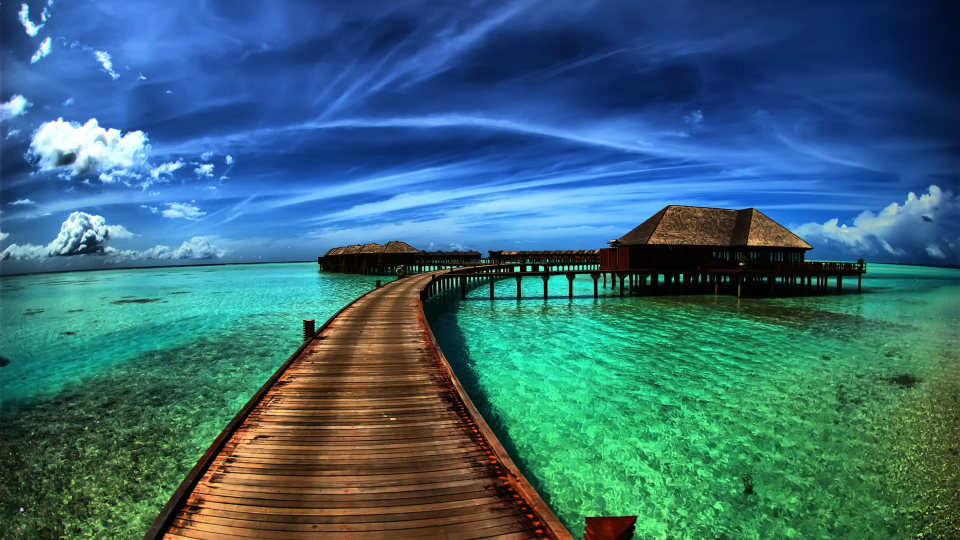
#> input picture im.jpg, 1920 x 1080 px, found by its file name (shown at 1/2 size)
$ python yuv_yuyv_bgr.py
#> lines starting #> are read from the running program, lines starting #| are printed output that depends on the picture; long printed decimals are rounded
import cv2
import numpy as np


def evaluate(real_image3c, dst_image):
    '''
    两个三通道图片作差，比较均值和标准差，评估相似性
    '''
    eval_ans = list()

    sub_ansAB = cv2.subtract(real_image3c, dst_image)
    sub_ansBA = cv2.subtract(dst_image, real_image3c)
    sub_ansTotal = cv2.add(sub_ansAB, sub_ansBA)
    mean, stddev = cv2.meanStdDev(sub_ansTotal)

    eval_ans += [x for x in mean[:, 0]]
    eval_ans += [0.0] # 为灰度图像留出空间
    eval_ans += [x for x in stddev[:, 0]]
    eval_ans += [0.0]

    sub_ansTotalGray = cv2.cvtColor(sub_ansTotal, cv2.COLOR_BGR2GRAY)
    mean, stddev = cv2.meanStdDev(sub_ansTotalGray)

    # 这个是根据图片通道数来的，和c++版本不太一样 没有多余的alpha通道
    eval_ans[3] = mean[0, 0]
    eval_ans[7] = stddev[0, 0]

    print('\nmean B G R Gray stdDev B G R Gray:\n', eval_ans[:4], '__', eval_ans[4:])

def evaluate1c(real_image, dst_image):
    '''
    两个单通道图片作差，比较均值和标准差，评估相似性
    '''
    eval_ans = list()

    sub_ansAB = cv2.subtract(real_image, dst_image)
    sub_ansBA = cv2.subtract(dst_image, real_image)
    sub_ansTotal = cv2.add(sub_ansAB, sub_ansBA)
    mean, stddev = cv2.meanStdDev(sub_ansTotal)

    # 这个是根据图片通道数来的，和c++版本不太一样 没有多余的alpha通道
    eval_ans.append(mean[0, 0])
    eval_ans.append(stddev[0, 0])

    # print('single channel image:', eval_ans)


if __name__ == "__main__":

    # Load sample image
    img_bgr = cv2.imread('./im.jpg')
#> img_bgr is the input picture: shape (1080, 1920, 3); mean B, G, R 118.3, 106, 56.9
    cv2.imshow("original", img_bgr)

    # Convert from BGR to YUV
    img_yuv = cv2.cvtColor(img_bgr, cv2.COLOR_BGR2YUV)
#> img_yuv: shape (1080, 1920, 3); mean of channels 0, 1, 2 92.7, 140.6, 96.6

    # Converting directly back from YUV to BGR results in an (almost) identical image
    img_bgr_fromyuv = cv2.cvtColor(img_yuv, cv2.COLOR_YUV2BGR)
    cv2.imshow("img_bgr_fromyuv", img_bgr_fromyuv)
    evaluate(img_bgr, img_bgr_fromyuv)
#> in evaluate, `sub_ansAB = cv2.subtract(real_image3c, dst_image)`:
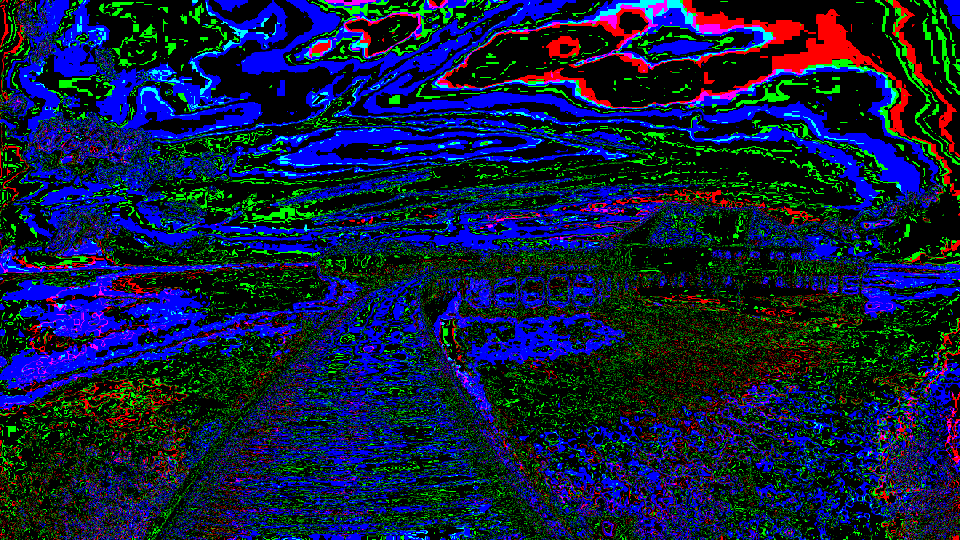
#> sub_ansAB: shape (1080, 1920, 3) (shown at 1/2 size); mean B, G, R 0.248, 0.112, 0.0547; drawn with 1 as white
#> in evaluate, `mean, stddev = cv2.meanStdDev(sub_ansTotal)`: mean = [0.521, 0.207, 0.115]; stddev = [0.5, 0.405, 0.319]
#> in evaluate, `eval_ans += [x for x in mean[:, 0]]`: eval_ans = [0.521, 0.207, 0.115]
#> in evaluate, `eval_ans += [0.0]`: eval_ans = [0.521, 0.207, 0.115, 0]
#> in evaluate, `eval_ans += [x for x in stddev[:, 0]]`: eval_ans = [0.521, 0.207, 0.115, 0, 0.5, 0.405, 0.319]
#> in evaluate, `eval_ans += [0.0]`: eval_ans = [0.521, 0.207, 0.115, 0, 0.5, 0.405, 0.319, 0]
#> in evaluate, `sub_ansTotalGray = cv2.cvtColor(sub_ansTotal, cv2.COLOR_BGR2GRAY)`:
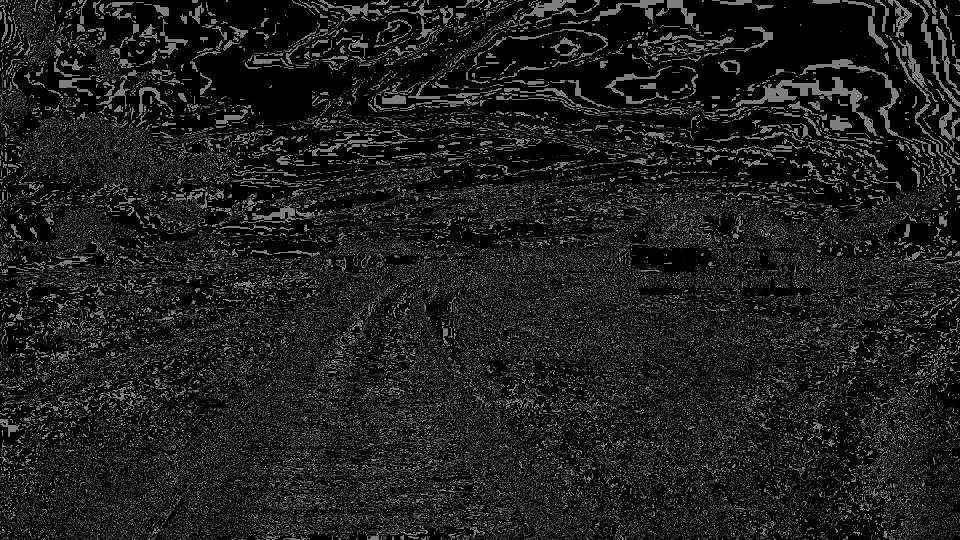
#> sub_ansTotalGray: shape (1080, 1920) (shown at 1/2 size); min 0, max 2, mean 0.207; drawn with min black and max white
#> in evaluate, `mean, stddev = cv2.meanStdDev(sub_ansTotalGray)`: mean = [0.207]; stddev = [0.405]
#| mean B G R Gray stdDev B G R Gray:
#|  [0.521, 0.2075, 0.1148, 0.2075] __ [0.4996, 0.4055, 0.3188, 0.4055]
    diff = img_bgr.copy().astype(np.float64) - img_bgr_fromyuv.copy().astype(np.float64)
    print("mean/stddev diff (BGR => YUV => BGR)", np.mean(diff), np.std(diff))
#| mean/stddev diff (BGR => YUV => BGR) -0.004971 0.5302

    # Create YUYV from YUV
    y0 = np.expand_dims(img_yuv[...,0][::,::2], axis=2)
    u = np.expand_dims(img_yuv[...,1][::,::2], axis=2)
    y1 = np.expand_dims(img_yuv[...,0][::,1::2], axis=2)
    v = np.expand_dims(img_yuv[...,2][::,::2], axis=2)
    img_yuyv = np.concatenate((y0, u, y1, v), axis=2)
#> img_yuyv: shape (1080, 960, 4); mean of channels 0, 1, 2, 3 92.7, 140.6, 92.7, 96.6
    img_yuyv_cvt = img_yuyv.reshape(img_yuyv.shape[0], img_yuyv.shape[1] * 2, int(img_yuyv.shape[2] / 2))

    # Convert back to BGR results in more saturated image.
    img_bgr_fromyuyv = cv2.cvtColor(img_yuyv_cvt, cv2.COLOR_YUV2BGR_YUYV)
    cv2.imshow("img_bgr_fromyuyv", img_bgr_fromyuyv)
    evaluate(img_bgr, img_bgr_fromyuyv)
#> in evaluate (call 2), `sub_ansTotal = cv2.add(sub_ansAB, sub_ansBA)`:
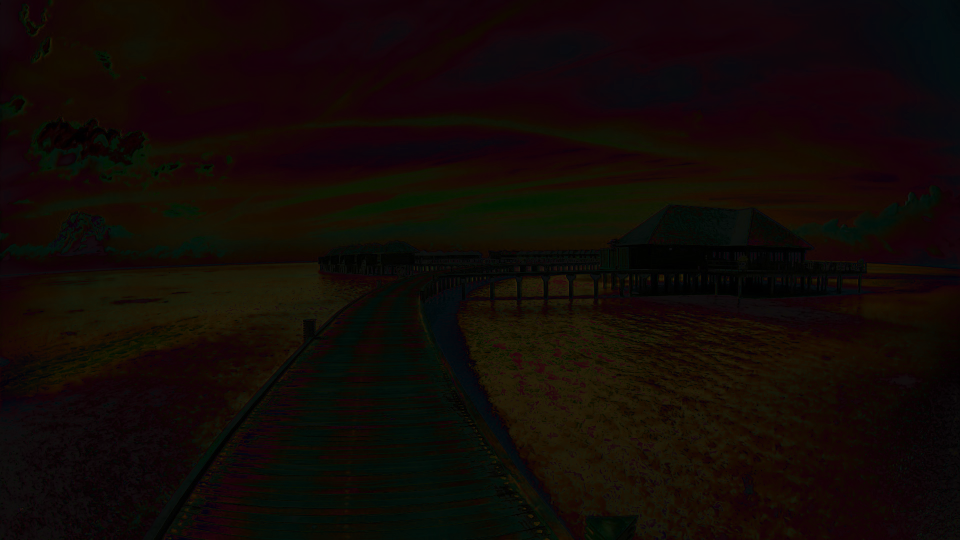
#> sub_ansTotal: shape (1080, 1920, 3) (shown at 1/2 size); mean B, G, R 6.1, 10, 17.8
#> in evaluate (call 2), `mean, stddev = cv2.meanStdDev(sub_ansTotal)`: mean = [6.11, 10, 17.75]; stddev = [4.16, 7.2, 8.26]
#> in evaluate (call 2), `eval_ans += [x for x in mean[:, 0]]`: eval_ans = [6.11, 10, 17.75]
#> in evaluate (call 2), `eval_ans += [0.0]`: eval_ans = [6.11, 10, 17.75, 0]
#> in evaluate (call 2), `eval_ans += [x for x in stddev[:, 0]]`: eval_ans = [6.11, 10, 17.75, 0, 4.16, 7.2, 8.26]
#> in evaluate (call 2), `eval_ans += [0.0]`: eval_ans = [6.11, 10, 17.75, 0, 4.16, 7.2, 8.26, 0]
#> in evaluate (call 2), `mean, stddev = cv2.meanStdDev(sub_ansTotalGray)`: mean = [11.86]; stddev = [5.19]
#| mean B G R Gray stdDev B G R Gray:
#|  [6.107, 10.000, 17.751, 11.863] __ [4.156, 7.197, 8.261, 5.190]
    diff = img_bgr.copy().astype(np.float64) - img_bgr_fromyuyv.copy().astype(np.float64)
    print("mean/stddev diff (BGR => YUV => YUYV => BGR)", np.mean(diff), np.std(diff))
#| mean/stddev diff (BGR => YUV => YUYV => BGR) 4.907 13.133

    # yuyv interpolation
    y, uv = cv2.split(img_yuyv_cvt)
    cv2.imshow('u', u)
    cv2.imshow('v', v)

    # cubic interpolation
    tm = cv2.TickMeter()
    tm.start()
    interpolation_u = cv2.resize(u, (1920, 1080), interpolation=cv2.INTER_CUBIC)
    # interpolation_u = cv2.resize(u, (1920, 1080), interpolation=cv2.INTER_LINEAR)
    tm.stop()
    # print(tm.getTimeMilli())
    interpolatino_v = cv2.resize(v, (1920, 1080), interpolation=cv2.INTER_CUBIC)
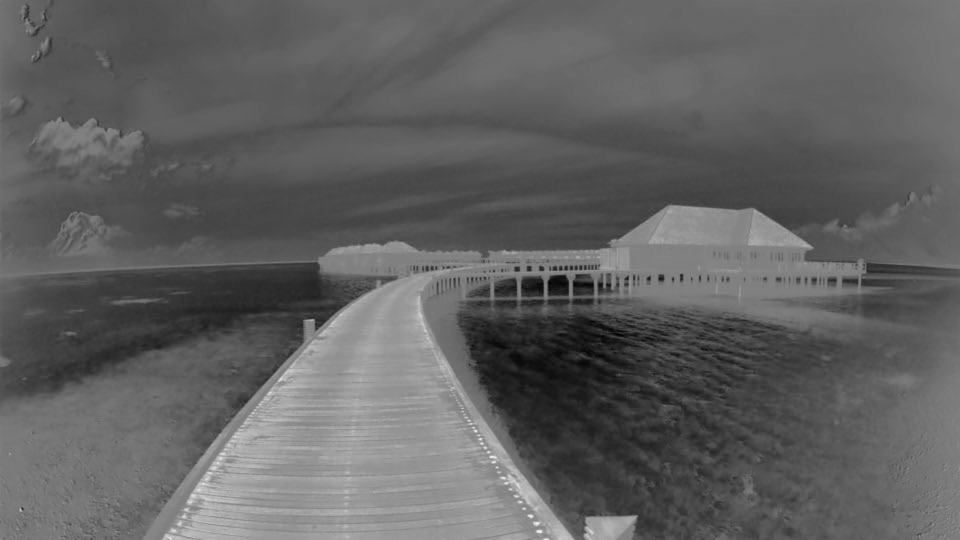
#> interpolatino_v: shape (1080, 1920) (shown at 1/2 size); min 0, max 251, mean 96.6
    # interpolatino_v = cv2.resize(v, (1920, 1080), interpolation=cv2.INTER_LINEAR)
    cv2.imshow('interpolation_u', interpolation_u)
    cv2.imshow('interpolatino_v', interpolatino_v)

    # [22 lines of commented-out code are left out]
    interpolation_yuv = cv2.merge((y, interpolation_u, interpolatino_v))
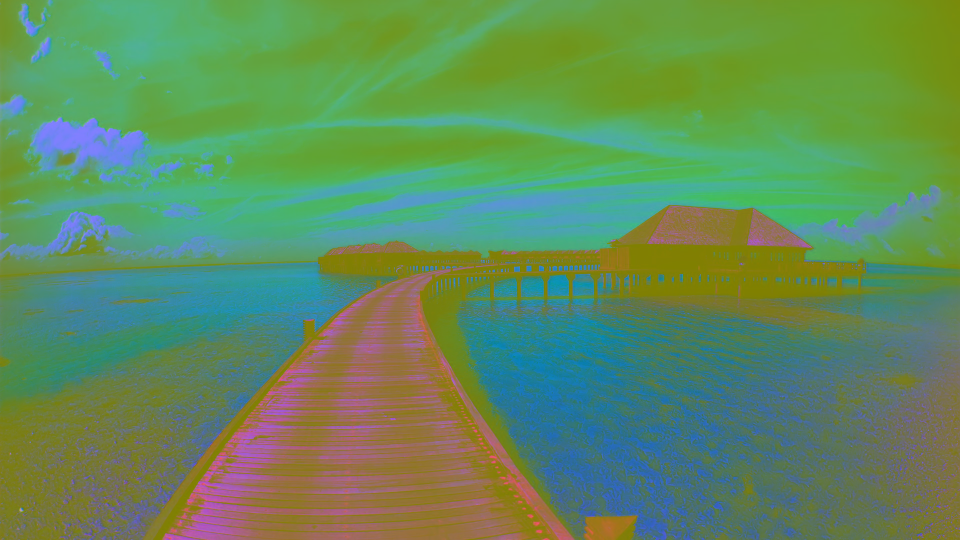
#> interpolation_yuv: shape (1080, 1920, 3) (shown at 1/2 size); mean of channels 0, 1, 2 92.7, 140.6, 96.6; drawn as B, G, R
    img_bgr_fromyuvinter = cv2.cvtColor(interpolation_yuv, cv2.COLOR_YUV2BGR)
    evaluate(img_bgr, img_bgr_fromyuvinter)
#> in evaluate (call 3), `mean, stddev = cv2.meanStdDev(sub_ansTotal)`: mean = [0.772, 0.374, 0.513]; stddev = [0.928, 0.636, 1.05]
#> in evaluate (call 3), `eval_ans += [x for x in mean[:, 0]]`: eval_ans = [0.772, 0.374, 0.513]
#> in evaluate (call 3), `eval_ans += [0.0]`: eval_ans = [0.772, 0.374, 0.513, 0]
#> in evaluate (call 3), `eval_ans += [x for x in stddev[:, 0]]`: eval_ans = [0.772, 0.374, 0.513, 0, 0.928, 0.636, 1.05]
#> in evaluate (call 3), `eval_ans += [0.0]`: eval_ans = [0.772, 0.374, 0.513, 0, 0.928, 0.636, 1.05, 0]
#> in evaluate (call 3), `sub_ansTotalGray = cv2.cvtColor(sub_ansTotal, cv2.COLOR_BGR2GRAY)`:
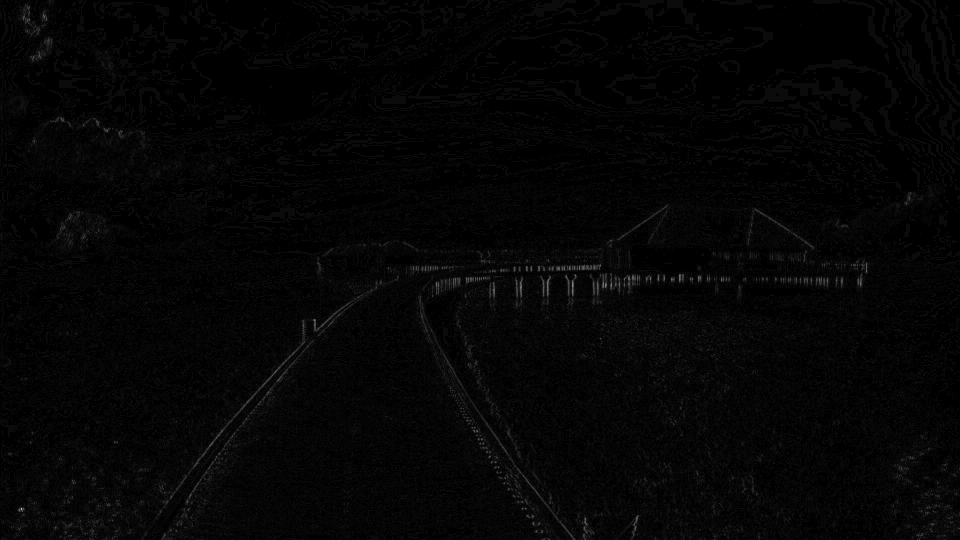
#> sub_ansTotalGray: shape (1080, 1920) (shown at 1/2 size); min 0, max 23, mean 0.4; drawn with min black and max white
#> in evaluate (call 3), `mean, stddev = cv2.meanStdDev(sub_ansTotalGray)`: mean = [0.424]; stddev = [0.72]
#| mean B G R Gray stdDev B G R Gray:
#|  [0.7724, 0.3736, 0.513, 0.4243] __ [0.9278, 0.6357, 1.052, 0.7203]
    diff = img_bgr.copy().astype(np.float64) - img_bgr_fromyuvinter.copy().astype(np.float64)
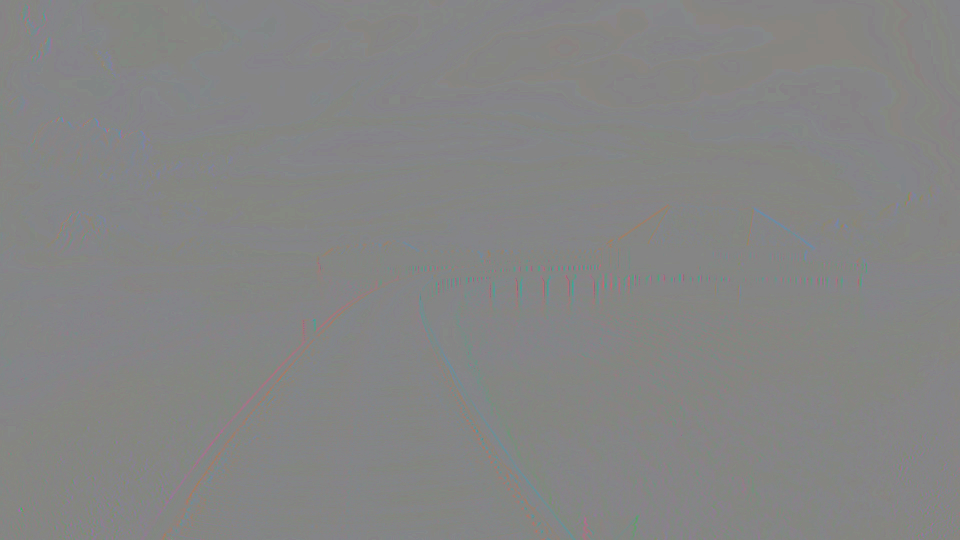
#> diff: shape (1080, 1920, 3) float64 (shown at 1/2 size); mean B, G, R -0.1, 0.1, -0.1; drawn with min black and max white
    print("mean/stddev diff (BGR => YUV => YUYV => interpolation => YUV => BGR)", np.mean(diff), np.std(diff))
#| mean/stddev diff (BGR => YUV => YUYV => interpolation => YUV => BGR) -0.03314 1.060

    cv2.imshow("img_bgr_fromyuvinter", img_bgr_fromyuvinter)
    cv2.waitKey(0)
